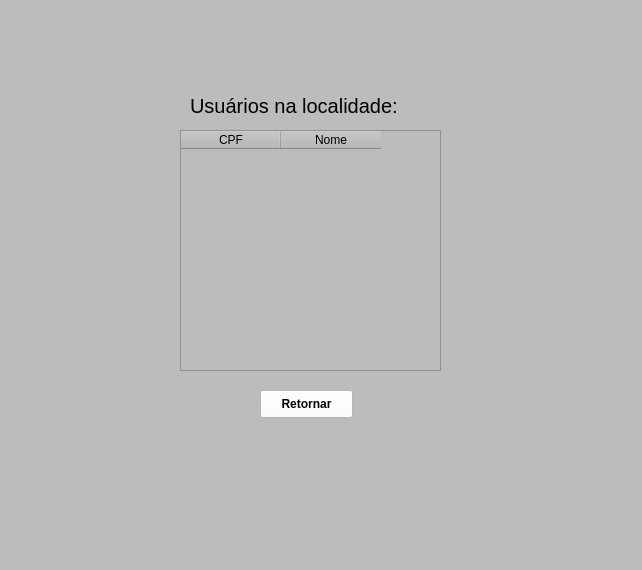
<?xml version="1.0" encoding="UTF-8"?>
<ui version="4.0">
 <class>MainWindow</class>
 <widget class="QMainWindow" name="MainWindow">
  <property name="geometry">
   <rect>
    <x>0</x>
    <y>0</y>
    <width>642</width>
    <height>570</height>
   </rect>
  </property>
  <property name="windowTitle">
   <string>MainWindow</string>
  </property>
  <property name="styleSheet">
   <string notr="true">background-color: rgb(188, 188, 188)</string>
  </property>
  <widget class="QWidget" name="centralwidget">
   <widget class="QTableWidget" name="tableWidget">
    <property name="geometry">
     <rect>
      <x>180</x>
      <y>130</y>
      <width>261</width>
      <height>241</height>
     </rect>
    </property>
    <property name="font">
     <font>
      <pointsize>12</pointsize>
      <weight>50</weight>
      <bold>false</bold>
     </font>
    </property>
    <column>
     <property name="text">
      <string>CPF</string>
     </property>
    </column>
    <column>
     <property name="text">
      <string>Nome</string>
     </property>
    </column>
   </widget>
   <widget class="QLabel" name="label">
    <property name="geometry">
     <rect>
      <x>190</x>
      <y>90</y>
      <width>261</width>
      <height>31</height>
     </rect>
    </property>
    <property name="font">
     <font>
      <pointsize>15</pointsize>
     </font>
    </property>
    <property name="text">
     <string>Usuários na localidade:</string>
    </property>
   </widget>
   <widget class="QPushButton" name="pushButton">
    <property name="geometry">
     <rect>
      <x>260</x>
      <y>390</y>
      <width>93</width>
      <height>28</height>
     </rect>
    </property>
    <property name="font">
     <font>
      <weight>75</weight>
      <bold>true</bold>
     </font>
    </property>
    <property name="styleSheet">
     <string notr="true">background-color: rgb(255, 255, 255)</string>
    </property>
    <property name="text">
     <string>Retornar</string>
    </property>
   </widget>
  </widget>
  <widget class="QMenuBar" name="menubar">
   <property name="geometry">
    <rect>
     <x>0</x>
     <y>0</y>
     <width>642</width>
     <height>26</height>
    </rect>
   </property>
  </widget>
  <widget class="QStatusBar" name="statusbar"/>
 </widget>
 <resources/>
 <connections/>
</ui>
